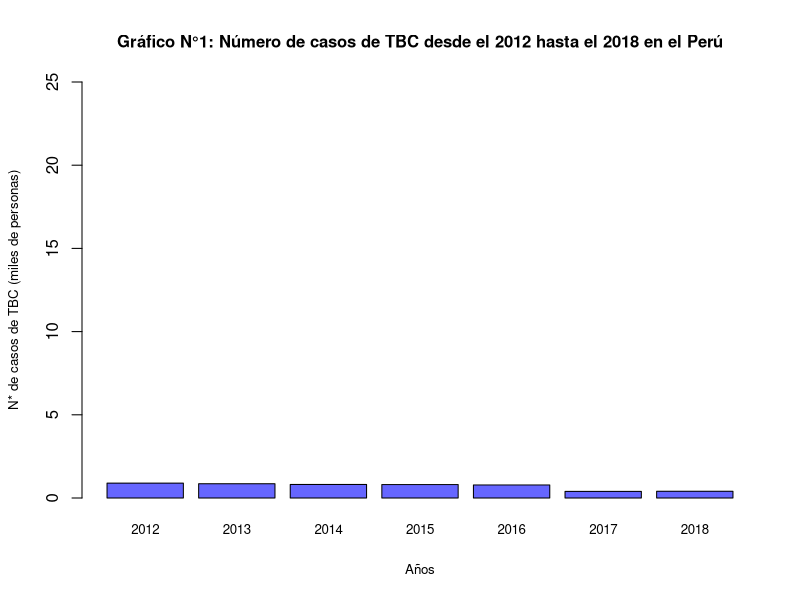
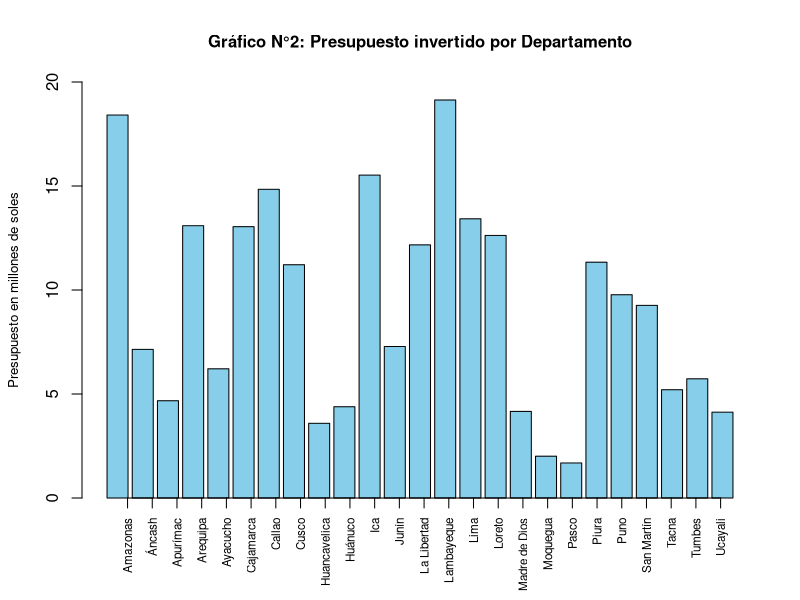
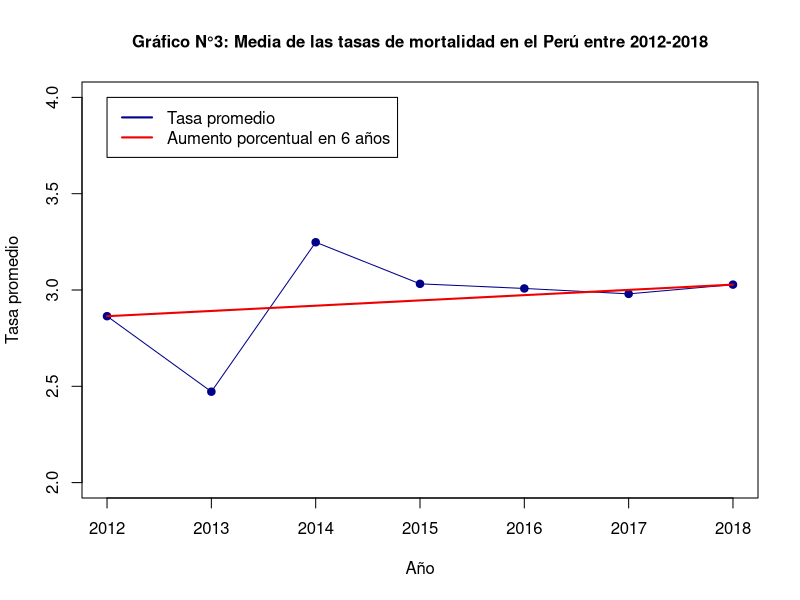
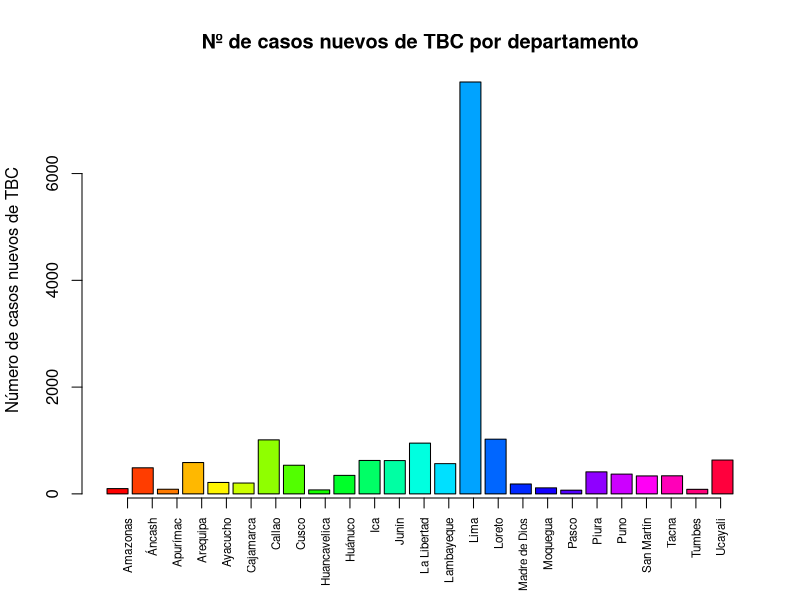
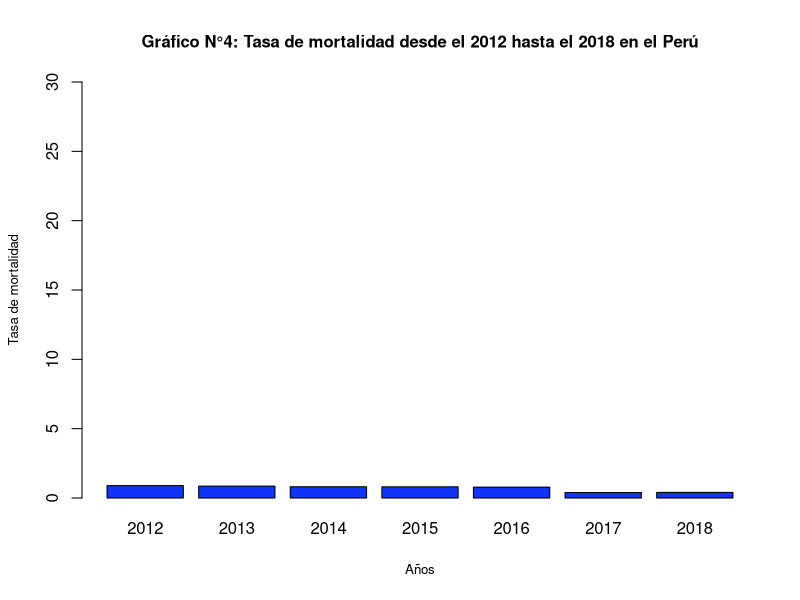
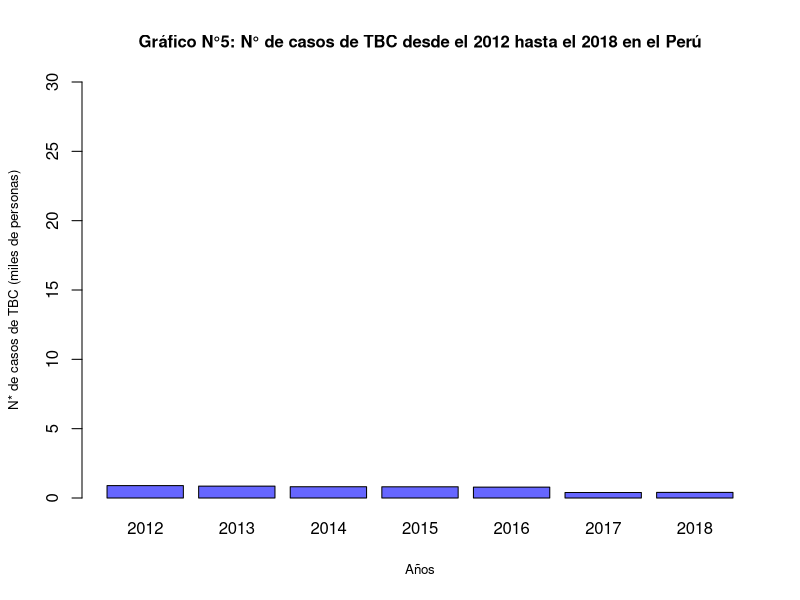
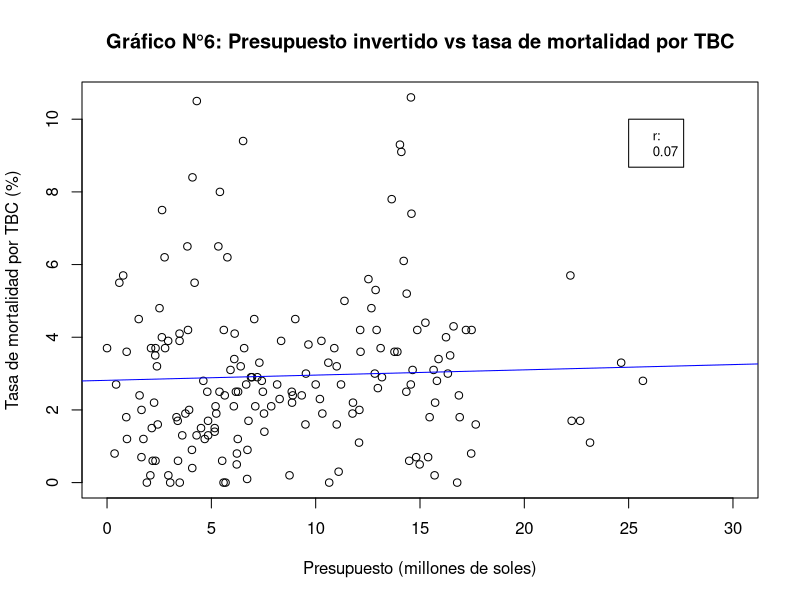
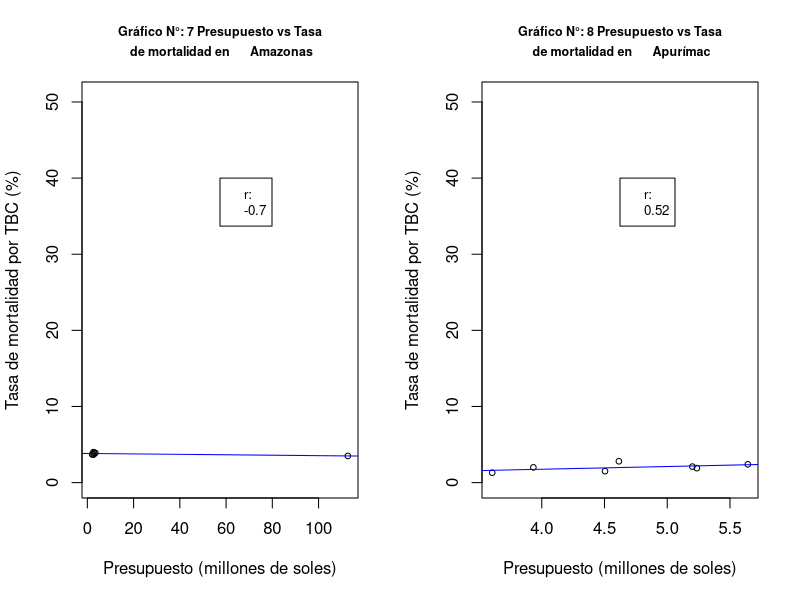

Source code (R) for these figures, in order:
## ---- chunk 1
datos <- read.csv(file = "Datos.csv", fileEncoding = "UTF-8")
## ---- chunk 2
x<-0
morbilidad_porr_anho<-c()
anhos<-c()
for (i in 2012:2018){
       x<-x+1
       morbilidad_porr_anho[x]<-mean(datos$Numero.de.casos.Nuevos[datos$Año==i])
       anhos[x]<-i
}
casos <- morbilidad_porr_anho/1000
names(casos)<-anhos
barplot(casos,main="Gráfico N°1: Número de casos de TBC desde el 2012 hasta el 2018 en el Perú"
        ,ylab ="N* de casos de TBC (miles de personas)"
        ,xlab ="Años"
        ,ylim=c(0,25)
        ,cex.main=1.25
        ,cex.lab=0.8
        ,col = "#6666FF"
        ,cex.main=1
        ,cex.names = 0.8)
## ---- chunk 3
departamentos1<-unique(datos$Departamento)
Departamentos<-datos$Departamento
Morbilidad<-datos$Morbilidad
Presupuesto.orientado<-datos$Presupuesto.para.el.programa.orientado.a.disminuir.la.incidencia.de.TBC.y.VIH
datos4<-data.frame(Departamentos,Morbilidad,Presupuesto.orientado)

Morbilidad2<-c()
Presupuesto.orientado2<-c()
for (i in 1:25){
aux<-sum(datos4$Morbilidad[which(datos4$Departamentos==Departamentos[c(i)])])/7
Morbilidad2<-c(Morbilidad2,aux)
aux2<-sum(datos4$Presupuesto.orientado[which(datos4$Departamentos==Departamentos[c(i)])])/7
Presupuesto.orientado2<-c(Presupuesto.orientado2,aux2)
}

P<-Presupuesto.orientado2/1000000

Departamentos2<-Departamentos[c(1,2,3,4,5,6,7,8,9,10,11,12,13,14,15,16,17,18,19,20,21,22,23,24,25)]
datos5<-data.frame(Departamentos2,Morbilidad2,Presupuesto.orientado2)
barplot(P,main="Gráfico N°2: Presupuesto invertido por Departamento"
        ,ylab = "Presupuesto en millones de soles"
        ,width = 0.85
        ,col = "skyblue"
        ,ylim =c(0,20)
        ,cex.main=1
        ,cex.lab=0.8)
axis(1,at=1:25,labels = departamentos1,las=3,cex.axis=0.7)

## ---- chunk 4
tasa12 <- datos$Tasa.de.mortalidad[which(datos$Año==2012)]
tasa13 <- datos$Tasa.de.mortalidad[which(datos$Año==2013)]
tasa14 <- datos$Tasa.de.mortalidad[which(datos$Año==2014)]
tasa15 <- datos$Tasa.de.mortalidad[which(datos$Año==2015)]
tasa16 <- datos$Tasa.de.mortalidad[which(datos$Año==2016)]
tasa17 <- datos$Tasa.de.mortalidad[which(datos$Año==2017)]
tasa18 <- datos$Tasa.de.mortalidad[which(datos$Año==2018)]
Vs=(seq(from=mean(tasa12),to=mean(tasa18),by=(mean(tasa18)-mean(tasa12))/6))
length(Vs)
length(2012:2018) 
tasasprom <- c(mean(tasa12),mean(tasa13),mean(tasa14),mean(tasa15),mean(tasa16),mean(tasa17),mean(tasa18))
length(tasasprom)
plot(y=tasasprom,x = 2012:2018
     ,main = "Gráfico N°3: Media de las tasas de mortalidad en el Perú entre 2012-2018"
     ,xlab = "Año"
     ,ylab = "Tasa promedio"
     ,ylim = c(2,4)
     ,type ="o"
     ,pch = 19
     ,cex.main=1
     ,col = c("blue4"));
lines(y=Vs,x = 2012:2018, col="red2",lwd=2)
legend(2012,4,legend=c("Tasa promedio","Aumento porcentual en 6 años"),col=c("blue4","red2"),lwd=2)

## ---- chunk 5
Departamentos <-datos[,"Departamento"]
Numero.de.casos.nuevos<-datos[,"Numero.de.casos.Nuevos"]

datos2<-data.frame(Departamentos,Numero.de.casos.nuevos)
Numero.de.casos.nuevos2<-c()
for (i in 1:25)
{
aux<-sum(datos2$Numero.de.casos.nuevos[which(datos2$Departamentos==Departamentos[c(i)])])/7
Numero.de.casos.nuevos2<-c(Numero.de.casos.nuevos2,aux)
}
Departamentos2<-Departamentos[c(1,2,3,4,5,6,7,8,9,10,11,12,13,14,15,16,17,18,19,20,21,22,23,24,25)]
datos3<-data.frame(Departamentos2,Numero.de.casos.nuevos2)

dep<-c("Amazonas","Áncash","Apurímac","Arequipa","Ayacucho","Cajamarca","Callao","Cusco","Huancavelica","Huánuco","Ica","Junín","La Libertad","Lambayeque","Lima","Loreto","Madre de Dios","Moquegua","Pasco","Piura","Puno","San Martín","Tacna","Tumbes","Ucayali")

barplot(datos3$Numero.de.casos.nuevos2,main = "Nº de casos nuevos de TBC por departamento",width=0.85 ,ylab =  "Número de casos nuevos de TBC", col=rainbow(25))
axis(1,at=1:25,labels = dep,las=3,cex.axis=0.7)
## ---- chunk 6
z<-0
mortalidad<-c()
años<-c()
for(i in 2012:2018){
  z<-z+1
  mortalidad[z]<- sum(datos$Tasa.de.mortalidad[datos$Año==i])
  años[z]<-i
}
cases<-mortalidad/1000
names(cases)<-años
barplot(casos,main="Gráfico N°4: Tasa de mortalidad desde el 2012 hasta el 2018 en el Perú"
        ,ylab ="Tasa de mortalidad"
        ,xlab ="Años"
        ,ylim=c(0,30)
        ,cex.main=1
        ,cex.lab=0.8
        ,col = "#1234F8")
## ---- chunk 7
barplot(casos
        ,main="Gráfico N°5: N° de casos de TBC desde el 2012 hasta el 2018 en el Perú"
        ,ylab ="N* de casos de TBC (miles de personas)"
        ,xlab ="Años"
        ,ylim=c(0,30)
        ,cex.main=1
        ,cex.lab=0.8
        ,col = "#6666FF")
## ---- chunk 8
Presupuesto_millones<-datos$Presupuesto.para.el.programa.orientado.a.disminuir.la.incidencia.de.TBC.y.VIH/1000000
tasa_mortalidad<-datos$Tasa.de.mortalidad
plot(Presupuesto_millones,tasa_mortalidad 
     ,main="Gráfico N°6: Presupuesto invertido vs tasa de mortalidad por TBC"
     ,ylab="Tasa de mortalidad por TBC (%)"
     ,xlab="Presupuesto (millones de soles)"
     ,xlim=c(0,30))
abline(lm(tasa_mortalidad~Presupuesto_millones), col="blue")
coeficiente_es<-c("r:",round(cor(Presupuesto_millones, tasa_mortalidad),2))
legend(25, 10,legend=c(coeficiente_es),cex=0.8)
## ---- chunk 9
par(mfrow=c(1,2))
x<-6
for (i in 1:length(departamentos1)){
Presupuesto_millones<-datos$Presupuesto.para.el.programa.orientado.a.disminuir.la.incidencia.de.TBC.y.VIH[datos$Departamento==departamentos1[i]]/1000000
tasa_mortalidad<-datos$Tasa.de.mortalidad[datos$Departamento==departamentos1[i]]
cor(Presupuesto_millones, tasa_mortalidad)
coeficiente<-round(cor(Presupuesto_millones, tasa_mortalidad),2)
if(abs(coeficiente)>=0.5){
x<-x+1
nombre_depa<-c(paste("Gráfico N°:",toString(x),"Presupuesto vs Tasa",sep = " "),paste(" de mortalidad en\t", toString(departamentos1[i]),sep = " "))
plot(Presupuesto_millones 
     ,tasa_mortalidad,ylab="Tasa de mortalidad por TBC (%)"
     ,xlab="Presupuesto (millones de soles)"
     ,ylim = c(0,max(datos$Tasa.de.mortalidad)+40)
     ,main=nombre_depa
     ,cex.main=0.75
     ,cex= 0.75)
abline(lm(tasa_mortalidad~Presupuesto_millones), col="blue")
coeficiente_es<-c("r:",coeficiente)
legend((max(Presupuesto_millones)+min(Presupuesto_millones))/2,  40,legend=c(coeficiente_es),cex=0.8)
}}
## ---- chunk 10
Departamentos<-datos$Departamento
Morbilidad<-datos$Morbilidad
Presupuesto.orientado<-datos$Presupuesto.para.el.programa.orientado.a.disminuir.la.incidencia.de.TBC.y.VIH
datos4<-data.frame(Departamentos,Morbilidad,Presupuesto.orientado)
Morbilidad2<-c()
Presupuesto.orientado2<-c()
for (i in 1:25)
{
aux<-sum(datos4$Morbilidad[which(datos4$Departamentos==Departamentos[c(i)])])/7
Morbilidad2<-c(Morbilidad2,aux)
aux2<-sum(datos4$Presupuesto.orientado[which(datos4$Departamentos==Departamentos[c(i)])])/7
Presupuesto.orientado2<-c(Presupuesto.orientado2,aux2)
}
P<-Presupuesto.orientado2/1000000
Departamentos2<-Departamentos[c(1,2,3,4,5,6,7,8,9,10,11,12,13,14,15,16,17,18,19,20,21,22,23,24,25)]
barplot(Morbilidad2,main="Gráfico N°12: Morbilidad de TBC por departamento"
        ,ylab = "Morbilidad de TBC"
        ,width = 0.85
        ,col = "skyblue"
        ,ylim =c(0,12000))
axis(1,at=1:25,labels = departamentos1,las=3,cex.axis=0.7)
abline(h=201,col="red",lwd=1)
barplot(P,main="Gráfico N°13: Presupuesto invertido por departamento"
        ,ylab = "Presupuesto en millones de soles"
        ,width = 0.85
        ,col = "skyblue"
        ,ylim =c(0,20)
        ,cex.main=1)
axis(1,at=1:25,labels = departamentos1,las=3,cex.axis=0.7)
abline(h=5.125517,col="red",lwd=1)
q1<-quantile(P)
q2<-quantile(Morbilidad2)

## ---- chunk 11
dato6<-datos5$Departamentos2[which(datos5$Presupuesto.orientado2<=5125517)]
morb3<-datos5$Morbilidad2[which(datos5$Presupuesto.orientado2<=5125517)]
## ---- chunk 12
barplot(morb3,main="Gráfico N°14: Morbilidad de departamentos con bajo presupuesto"
        ,ylab = "Morbilidad"
        ,width = 0.85
        ,col = "skyblue"
        ,ylim =c(0,1000)
        ,cex.axis = 0.85
        ,cex.names = 0.8
        ,cex.main=1)
axis(1,at=1:7,labels = dato6,las=3,cex.axis=0.7)
abline(h=median(Morbilidad2),col="blue",lwd=1)
abline(h=201,col="red",lwd=1)
abline(h=mean(morb3),col="green",lwd=1)
legend(0,1000,legend=c("mediana\nde morbilidad"),col=c("blue"),lwd=1,cex=0.8)
legend(2,1000,legend=c("primer cuartil\nde morbilidad"),col=c("red"),lwd=1,cex=0.8)
legend(4,1000,legend=c("media de morbilidad de departamentos\n con menor presupuesto"),col=c("green"),lwd=1,cex=0.8)
## ---- chunk 13
plot(x=datos$Numero.de.casos.Nuevos,y=datos$Presupuesto.para.el.programa.orientado.a.disminuir.la.incidencia.de.TBC.y.VIH
     ,xlab = "Número de casos nuevos por departamento"
     ,ylab = "Presupuesto por departamento"
     ,main = "Gráfico N°15: Presupuesto invertido VS. Número de casos nuevos"
     ,cex.main=1)
plot(x = datos$Numero.de.casos.Nuevos,y = datos$Presupuesto.para.el.programa.orientado.a.disminuir.la.incidencia.de.TBC.y.VIH
     ,ylim = c(0,3*10^7),xlim=c(0,1250)
     ,xlab = "Número de casos nuevos por departamento"
     ,ylab = "Presupuesto por departamento"
     ,main = "Gráfico N°16: Presupuesto invertido VS. Número de casos nuevos (ampliado)"
     ,cex.main=1)
